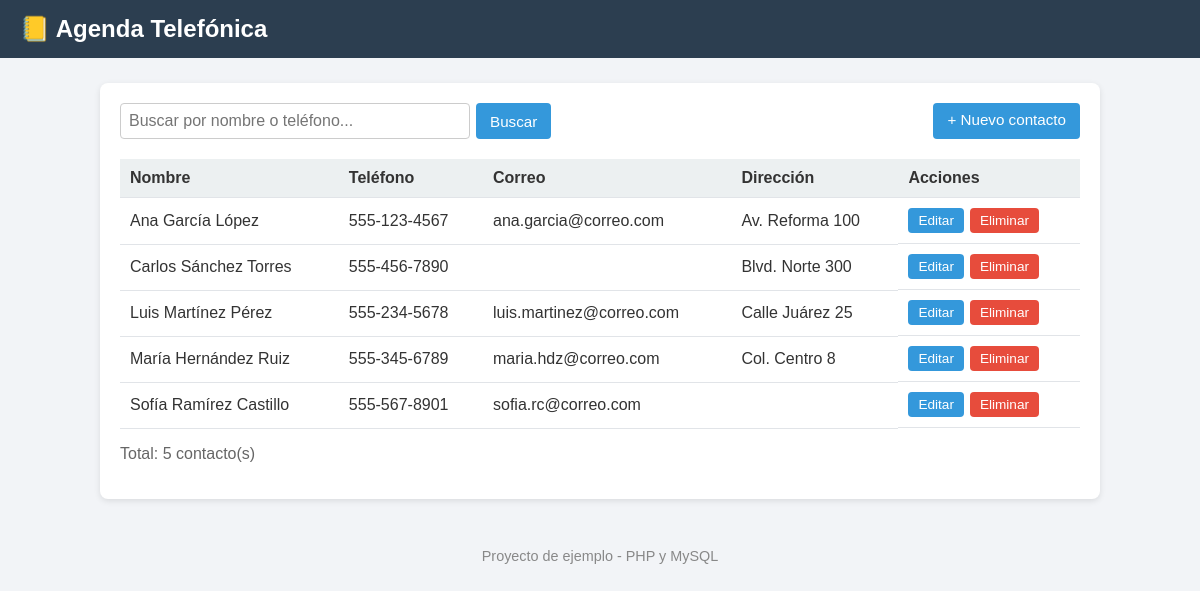
The page / on the database its author committed.
### tables this page shows
CREATE TABLE IF NOT EXISTS contactos (
    id              INT UNSIGNED AUTO_INCREMENT PRIMARY KEY,
    nombre          VARCHAR(50)  NOT NULL,
    apellidos       VARCHAR(80)  NOT NULL,
    telefono        VARCHAR(20)  NOT NULL,
    email           VARCHAR(100) DEFAULT NULL,
    direccion       VARCHAR(150) DEFAULT NULL,
    fecha_registro  TIMESTAMP    DEFAULT CURRENT_TIMESTAMP
);

### includes/conexion.php (called while the page is built, shortened)
<?php
function e(?string $texto): string
{
    return htmlspecialchars($texto ?? '', ENT_QUOTES, 'UTF-8');
}

### index.php (the view, shortened to what this page needs)
<?php
require_once 'includes/conexion.php';
$pdo = conectar();
$buscar = trim($_GET['buscar'] ?? '');
if ($buscar !== '') {
    $sql = "SELECT * FROM contactos
            WHERE nombre LIKE :b1 OR apellidos LIKE :b2 OR telefono LIKE :b3
            ORDER BY nombre, apellidos";
    $stmt = $pdo->prepare($sql);
    $patron = "%$buscar%";
    $stmt->execute([':b1' => $patron, ':b2' => $patron, ':b3' => $patron]);
} else {
    $stmt = $pdo->query("SELECT * FROM contactos ORDER BY nombre, apellidos");
}
$contactos = $stmt->fetchAll();
require 'includes/header.php';
?>
<div class="barra">
    <form method="get" class="buscador">
        <input type="text" name="buscar" placeholder="Buscar por nombre o teléfono..." value="<?= e($buscar) ?>">
        <button type="submit" class="btn">Buscar</button>
    </form>
    <a href="agregar.php" class="btn">+ Nuevo contacto</a>
</div>
<?php if (!$contactos): ?>
    <p class="vacio">No se encontraron contactos.</p>
<?php else: ?>
    <table>
        <thead>
            <tr>
                <th>Nombre</th>
                <th>Teléfono</th>
                <th>Correo</th>
                <th>Dirección</th>
                <th>Acciones</th>
            </tr>
        </thead>
        <tbody>
            <?php foreach ($contactos as $c): ?>
                <tr>
                    <td><?= e($c['nombre'] . ' ' . $c['apellidos']) ?></td>
                    <td><?= e($c['telefono']) ?></td>
                    <td><?= e($c['email']) ?></td>
                    <td><?= e($c['direccion']) ?></td>
                    <td class="acciones">
                        <a href="editar.php?id=<?= $c['id'] ?>" class="btn pequeno">Editar</a>
                        <form method="post" action="eliminar.php"
                              onsubmit="return confirm('¿Desea eliminar este contacto?');">
                            <button type="submit" class="btn pequeno peligro">Eliminar</button>
                        </form>
                    </td>
                </tr>
            <?php endforeach; ?>
        </tbody>
    </table>
    <p class="total">Total: <?= count($contactos) ?> contacto(s)</p>
<?php endif; ?>
<?php require 'includes/footer.php'; ?>

### includes/header.php (shortened to what this page needs)
<!DOCTYPE html>
<html lang="es">
<head>
    <link rel="stylesheet" href="css/estilos.css">
</head>
<body>
<header>
    <h1><a href="index.php">📒 Agenda Telefónica</a></h1>
</header>
<main>

### includes/footer.php
</main>
<footer>
    <p>Proyecto de ejemplo - PHP y MySQL</p>
</footer>
</body>
</html>

### css/estilos.css (style rules this page uses)
* { box-sizing: border-box; }
body { margin: 0; font-family: Arial, Helvetica, sans-serif; background: #f2f4f7; color: #333; }
header { background: #2c3e50; padding: 15px 20px; }
header h1 { margin: 0; font-size: 1.5em; }
header a { color: #fff; text-decoration: none; }
main { max-width: 1000px; margin: 25px auto; padding: 20px; background: #fff; border-radius: 8px; box-shadow: 0 2px 6px rgba(0, 0, 0, .1); }
footer { text-align: center; color: #888; font-size: .9em; padding: 10px; }
.btn { display: inline-block; padding: 8px 14px; background: #3498db; color: #fff; border: none; border-radius: 4px; text-decoration: none; font-size: .95em; cursor: pointer; }
.btn.peligro { background: #e74c3c; }
.btn.pequeno { padding: 5px 10px; font-size: .85em; }
.barra { display: flex; justify-content: space-between; flex-wrap: wrap; gap: 10px; margin-bottom: 20px; }
.buscador { display: flex; gap: 6px; flex: 1; }
.buscador input { flex: 1; max-width: 350px; }
input { padding: 8px; border: 1px solid #ccc; border-radius: 4px; font-size: 1em; width: 100%; }
table { width: 100%; border-collapse: collapse; }
th, td { padding: 10px; border-bottom: 1px solid #e1e4e8; text-align: left; }
th { background: #ecf0f1; }
td.acciones { display: flex; gap: 6px; }
td.acciones form { margin: 0; }
.total, .vacio { color: #666; }

### rows shown on the page
contactos: nombre+apellidos "Ana García López", telefono "555-123-4567", email "ana.garcia@correo.com", direccion "Av. Reforma 100"
contactos: nombre+apellidos "Carlos Sánchez Torres", telefono "555-456-7890", direccion "Blvd. Norte 300"
contactos: nombre+apellidos "Luis Martínez Pérez", telefono "555-234-5678", email "luis.martinez@correo.com", direccion "Calle Juárez 25"
contactos: nombre+apellidos "María Hernández Ruiz", telefono "555-345-6789", email "maria.hdz@correo.com", direccion "Col. Centro 8"
contactos: nombre+apellidos "Sofía Ramírez Castillo", telefono "555-567-8901", email "sofia.rc@correo.com"

### other values the page prints
count($contactos) "5"
